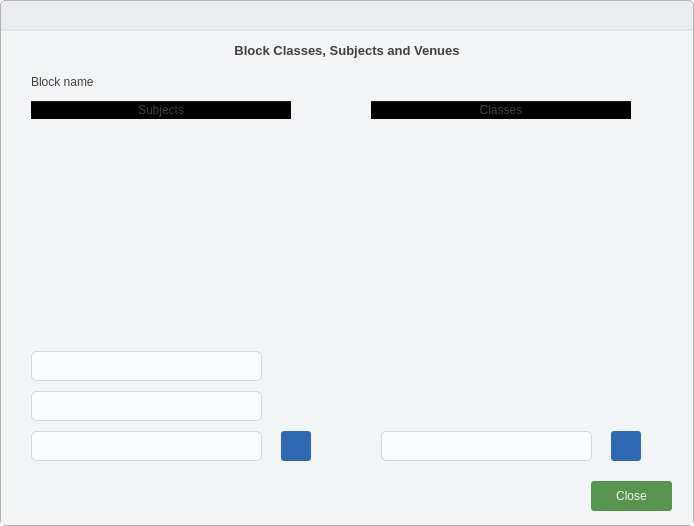
<?xml version="1.0" encoding="UTF-8"?>
<ui version="4.0">
 <class>AddBlock</class>
 <widget class="QDialog" name="AddBlock">
  <property name="geometry">
   <rect>
    <x>0</x>
    <y>0</y>
    <width>694</width>
    <height>526</height>
   </rect>
  </property>
  <property name="windowTitle">
   <string>Dialog</string>
  </property>
  <property name="styleSheet">
   <string notr="true">* {
	background: transparent;
	border: none;
	color: #414141;
}

QComboBox{
	border: 1px solid #D3D4D6;
	border-radius: 5px;
	padding-left: 5px;
	outline: none;
	background: #FBFCFE;
}

QComboBox::drop-down{
	background: transparent;
}

QComboBox::down-arrow{
	image: url(':/icons/icons/drop_down.svg');
	height: 24px;
	width: 24px;
}

QSpinBox{
	border: 1px solid #D3D4D6;
	border-radius: 5px;
	padding-left: 5px;
	background: #FBFCFE;
}

QSpinBox:down-button{
	background: transparent;
}

QSpinBox:up-button{
	background: transparent;
}

QSpinBox:down-arrow{
	image: url(':/icons/icons/drop_down.svg');
	height: 24px;
	width: 24px;
}

QSpinBox:up-arrow{
	image: url(':/icons/icons/drop_up.svg');
	height: 24px;
	width: 24px;
}

QLineEdit{
	border: 1px solid #D3D4D6;
	border-radius: 5px;
	padding-left: 5px;
	background: #FBFCFE;
}

QWidget#main_container {
	background: #EBECEF;
	border-radius: 5px;
	border: 1px solid #B1B1B1;
}

QWidget#container {
	background: #F3F4F6;
}

#close_btn:hover{
	background: #DC2626;
}

#toolbar{
	border-bottom: 2px solid #E3E4E6;
}</string>
  </property>
  <layout class="QVBoxLayout" name="verticalLayout_2">
   <property name="spacing">
    <number>0</number>
   </property>
   <property name="leftMargin">
    <number>0</number>
   </property>
   <property name="topMargin">
    <number>0</number>
   </property>
   <property name="rightMargin">
    <number>0</number>
   </property>
   <property name="bottomMargin">
    <number>0</number>
   </property>
   <item>
    <widget class="QWidget" name="main_container" native="true">
     <layout class="QVBoxLayout" name="verticalLayout">
      <property name="spacing">
       <number>0</number>
      </property>
      <property name="leftMargin">
       <number>1</number>
      </property>
      <property name="topMargin">
       <number>1</number>
      </property>
      <property name="rightMargin">
       <number>1</number>
      </property>
      <property name="bottomMargin">
       <number>1</number>
      </property>
      <item>
       <widget class="QWidget" name="toolbar" native="true">
        <property name="maximumSize">
         <size>
          <width>16777215</width>
          <height>30</height>
         </size>
        </property>
        <layout class="QHBoxLayout" name="horizontalLayout">
         <property name="spacing">
          <number>0</number>
         </property>
         <property name="leftMargin">
          <number>0</number>
         </property>
         <property name="topMargin">
          <number>0</number>
         </property>
         <property name="rightMargin">
          <number>0</number>
         </property>
         <property name="bottomMargin">
          <number>0</number>
         </property>
         <item>
          <spacer name="horizontalSpacer">
           <property name="orientation">
            <enum>Qt::Orientation::Horizontal</enum>
           </property>
           <property name="sizeHint" stdset="0">
            <size>
             <width>657</width>
             <height>20</height>
            </size>
           </property>
          </spacer>
         </item>
         <item>
          <widget class="QPushButton" name="close_btn">
           <property name="minimumSize">
            <size>
             <width>35</width>
             <height>30</height>
            </size>
           </property>
           <property name="text">
            <string/>
           </property>
           <property name="icon">
            <iconset theme="QIcon::ThemeIcon::ApplicationExit"/>
           </property>
           <property name="iconSize">
            <size>
             <width>10</width>
             <height>10</height>
            </size>
           </property>
          </widget>
         </item>
        </layout>
       </widget>
      </item>
      <item>
       <widget class="QWidget" name="container" native="true">
        <layout class="QVBoxLayout" name="verticalLayout_3">
         <property name="spacing">
          <number>0</number>
         </property>
         <property name="leftMargin">
          <number>0</number>
         </property>
         <property name="topMargin">
          <number>0</number>
         </property>
         <property name="rightMargin">
          <number>0</number>
         </property>
         <property name="bottomMargin">
          <number>0</number>
         </property>
         <item>
          <widget class="QLabel" name="label">
           <property name="maximumSize">
            <size>
             <width>16777215</width>
             <height>40</height>
            </size>
           </property>
           <property name="font">
            <font>
             <pointsize>10</pointsize>
             <bold>true</bold>
            </font>
           </property>
           <property name="frameShadow">
            <enum>QFrame::Shadow::Plain</enum>
           </property>
           <property name="text">
            <string>Block Classes, Subjects and Venues</string>
           </property>
           <property name="textFormat">
            <enum>Qt::TextFormat::RichText</enum>
           </property>
           <property name="alignment">
            <set>Qt::AlignmentFlag::AlignCenter</set>
           </property>
          </widget>
         </item>
         <item>
          <widget class="QFrame" name="frame">
           <property name="frameShape">
            <enum>QFrame::Shape::StyledPanel</enum>
           </property>
           <property name="frameShadow">
            <enum>QFrame::Shadow::Plain</enum>
           </property>
           <widget class="QPushButton" name="block_save">
            <property name="geometry">
             <rect>
              <x>590</x>
              <y>410</y>
              <width>81</width>
              <height>30</height>
             </rect>
            </property>
            <property name="cursor">
             <cursorShape>PointingHandCursor</cursorShape>
            </property>
            <property name="styleSheet">
             <string notr="true">padding: 5px;
background: #57954F;
color: #F3F4F6;
border-radius: 3px;</string>
            </property>
            <property name="text">
             <string>Close</string>
            </property>
           </widget>
           <widget class="QPushButton" name="subject_add_btn">
            <property name="geometry">
             <rect>
              <x>280</x>
              <y>360</y>
              <width>30</width>
              <height>30</height>
             </rect>
            </property>
            <property name="cursor">
             <cursorShape>PointingHandCursor</cursorShape>
            </property>
            <property name="focusPolicy">
             <enum>Qt::FocusPolicy::StrongFocus</enum>
            </property>
            <property name="layoutDirection">
             <enum>Qt::LayoutDirection::LeftToRight</enum>
            </property>
            <property name="styleSheet">
             <string notr="true">padding: 5px;
background: #2F69B2;
color: #F3F4F6;
border-radius: 3px;</string>
            </property>
            <property name="text">
             <string/>
            </property>
            <property name="icon">
             <iconset resource="../assets/icons.qrc">
              <normaloff>:/icons/icons/plus.svg</normaloff>:/icons/icons/plus.svg</iconset>
            </property>
            <property name="iconSize">
             <size>
              <width>14</width>
              <height>14</height>
             </size>
            </property>
           </widget>
           <widget class="QComboBox" name="class_select">
            <property name="geometry">
             <rect>
              <x>380</x>
              <y>360</y>
              <width>211</width>
              <height>30</height>
             </rect>
            </property>
            <property name="minimumSize">
             <size>
              <width>0</width>
              <height>30</height>
             </size>
            </property>
            <property name="editable">
             <bool>true</bool>
            </property>
            <property name="placeholderText">
             <string/>
            </property>
           </widget>
           <widget class="QTableWidget" name="classes_table">
            <property name="geometry">
             <rect>
              <x>370</x>
              <y>30</y>
              <width>281</width>
              <height>261</height>
             </rect>
            </property>
            <attribute name="horizontalHeaderDefaultSectionSize">
             <number>260</number>
            </attribute>
            <column>
             <property name="text">
              <string>Classes</string>
             </property>
            </column>
           </widget>
           <widget class="QTableWidget" name="subjects_table">
            <property name="geometry">
             <rect>
              <x>30</x>
              <y>30</y>
              <width>281</width>
              <height>231</height>
             </rect>
            </property>
            <attribute name="horizontalHeaderDefaultSectionSize">
             <number>260</number>
            </attribute>
            <column>
             <property name="text">
              <string>Subjects</string>
             </property>
            </column>
           </widget>
           <widget class="QPushButton" name="class_add_btn">
            <property name="geometry">
             <rect>
              <x>610</x>
              <y>360</y>
              <width>30</width>
              <height>30</height>
             </rect>
            </property>
            <property name="cursor">
             <cursorShape>PointingHandCursor</cursorShape>
            </property>
            <property name="focusPolicy">
             <enum>Qt::FocusPolicy::StrongFocus</enum>
            </property>
            <property name="layoutDirection">
             <enum>Qt::LayoutDirection::LeftToRight</enum>
            </property>
            <property name="styleSheet">
             <string notr="true">padding: 5px;
background: #2F69B2;
color: #F3F4F6;
border-radius: 3px;</string>
            </property>
            <property name="text">
             <string/>
            </property>
            <property name="icon">
             <iconset resource="../assets/icons.qrc">
              <normaloff>:/icons/icons/plus.svg</normaloff>:/icons/icons/plus.svg</iconset>
            </property>
            <property name="iconSize">
             <size>
              <width>14</width>
              <height>14</height>
             </size>
            </property>
           </widget>
           <widget class="QComboBox" name="teacher_select">
            <property name="geometry">
             <rect>
              <x>30</x>
              <y>360</y>
              <width>231</width>
              <height>30</height>
             </rect>
            </property>
            <property name="minimumSize">
             <size>
              <width>0</width>
              <height>30</height>
             </size>
            </property>
            <property name="editable">
             <bool>true</bool>
            </property>
            <property name="placeholderText">
             <string>Select Course</string>
            </property>
           </widget>
           <widget class="QComboBox" name="venue_select">
            <property name="geometry">
             <rect>
              <x>30</x>
              <y>320</y>
              <width>231</width>
              <height>30</height>
             </rect>
            </property>
            <property name="editable">
             <bool>true</bool>
            </property>
            <property name="currentText">
             <string/>
            </property>
            <property name="placeholderText">
             <string>Level</string>
            </property>
            <item>
             <property name="text">
              <string>1.1</string>
             </property>
            </item>
            <item>
             <property name="text">
              <string>1.2</string>
             </property>
            </item>
            <item>
             <property name="text">
              <string>2.1</string>
             </property>
            </item>
            <item>
             <property name="text">
              <string>2.2</string>
             </property>
            </item>
            <item>
             <property name="text">
              <string>3.1</string>
             </property>
            </item>
            <item>
             <property name="text">
              <string>3.2</string>
             </property>
            </item>
            <item>
             <property name="text">
              <string>4.1</string>
             </property>
            </item>
            <item>
             <property name="text">
              <string>4.2</string>
             </property>
            </item>
            <item>
             <property name="text">
              <string>5.1</string>
             </property>
            </item>
            <item>
             <property name="text">
              <string>5.2</string>
             </property>
            </item>
           </widget>
           <widget class="QLabel" name="block_name">
            <property name="geometry">
             <rect>
              <x>30</x>
              <y>0</y>
              <width>261</width>
              <height>21</height>
             </rect>
            </property>
            <property name="text">
             <string>Block name</string>
            </property>
           </widget>
           <widget class="QComboBox" name="subject_select">
            <property name="geometry">
             <rect>
              <x>30</x>
              <y>280</y>
              <width>231</width>
              <height>30</height>
             </rect>
            </property>
            <property name="minimumSize">
             <size>
              <width>0</width>
              <height>30</height>
             </size>
            </property>
            <property name="editable">
             <bool>true</bool>
            </property>
            <property name="placeholderText">
             <string/>
            </property>
           </widget>
          </widget>
         </item>
        </layout>
       </widget>
      </item>
     </layout>
    </widget>
   </item>
  </layout>
 </widget>
 <resources>
  <include location="../assets/icons.qrc"/>
 </resources>
 <connections/>
</ui>
